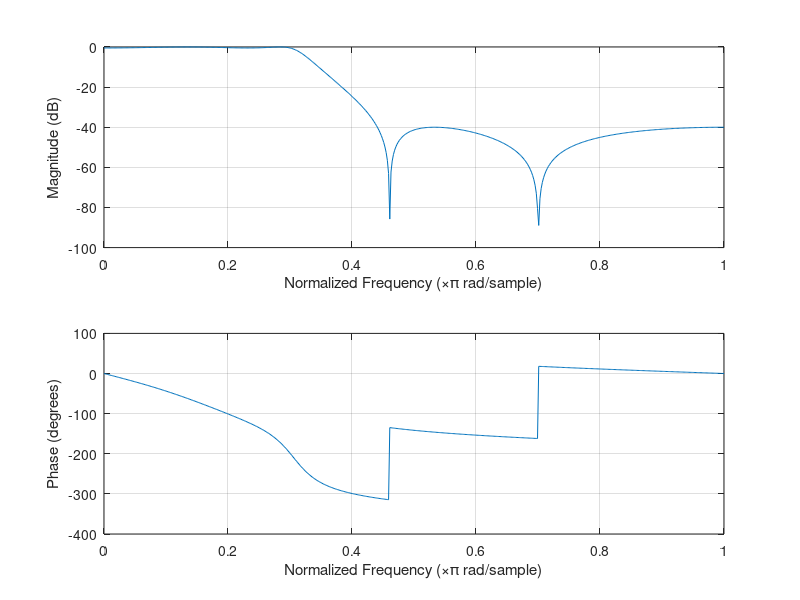
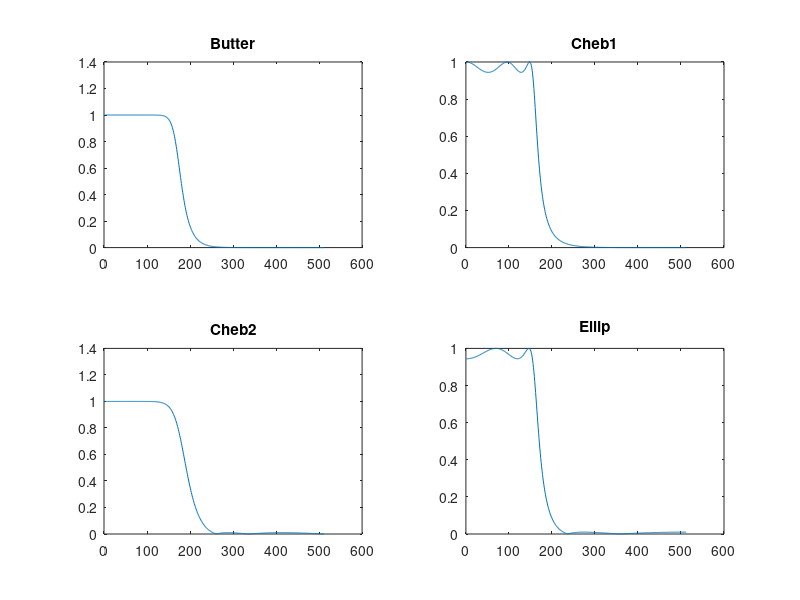

The MATLAB script that drew these images, in order:
%Tema II de proiect,problema A11
%Frecventele normate
wp=1.2/4
ws=2/4
%Atenuarile
rp=.5
rs=40
%Determinarea ordinului filtrelor
[nbut, wbut]=buttord(wp,ws,rp,rs)
[ncheb1,wcheb1]=cheb1ord(wp,ws,rp,rs)
[ncheb2,wcheb2]=cheb2ord(wp,ws,rp,rs)
[nell,well]=ellipord(wp,ws,rp,rs)
%Construirea filtrelor
[bbut,abut]=butter(nbut,wbut)
[bcheb1,acheb1]=cheby1(ncheb1,rp,wcheb1)
[bcheb2,acheb2]=cheby2(ncheb2,rs,wcheb2)
[bell,aell]=ellip(nell,rp,rs,well)
%Afisarea rezultatelor
figure(1)
freqz(bbut,abut)
pause
figure(2)
clf
zplane(bbut,abut)
pause
figure(1)
clf
freqz(bcheb1,acheb1)
pause
figure(2)
clf
zplane(bcheb1,acheb1)
pause
figure(1)
clf
freqz(bcheb2,acheb2)
pause
figure(2)
clf
zplane(bcheb2,acheb2)
pause
figure(1)
clf
freqz(bell,aell)
pause
figure(2)
clf
zplane(bell,aell)
pause
clf
subplot(2,2,1)
plot(abs(freqz(bbut,abut)))
title('Butter')
subplot(2,2,2)
plot(abs(freqz(bcheb1,acheb1)))
title('Cheb1')
subplot(2,2,3)
plot(abs(freqz(bcheb2,acheb2)))
title('Cheb2')
subplot(2,2,4)
plot(abs(freqz(bell,aell)))
title('Ellip')
pause
